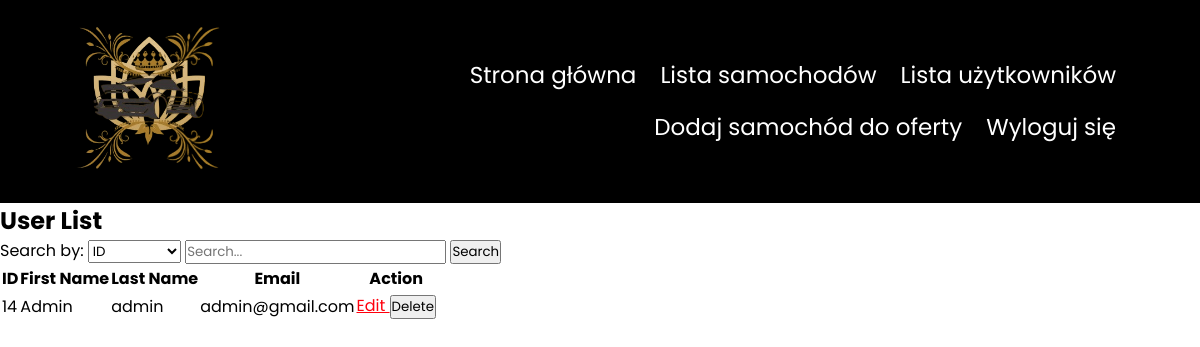
/strony/user_list.php (signed in), run on an earlier commit of the app's database.
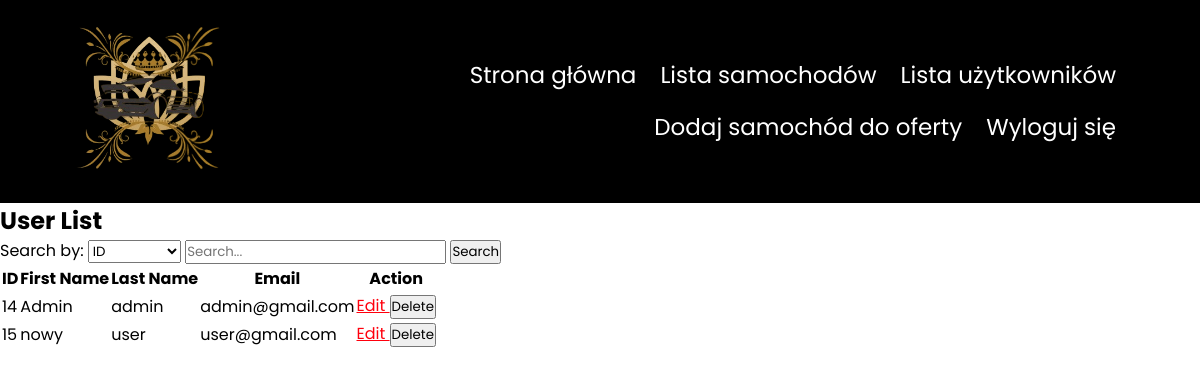
And on a later commit of the database.
### tables this page shows
CREATE TABLE `users` (
  `id_user` int(11) NOT NULL,
  `name` varchar(60) NOT NULL,
  `surname` varchar(60) NOT NULL,
  `email` varchar(60) NOT NULL,
  `role_id` tinyint(4) NOT NULL DEFAULT 1,
  `password` varchar(150) NOT NULL,
  `ver_code` varchar(50) NOT NULL
);

### scripts/user_list.php (the view, shortened to what this page needs)
<?php
$searchAttribute = isset($_GET['searchAttribute']) ? $_GET['searchAttribute'] : 'id_user';
$searchValue = isset($_GET['searchValue']) ? $_GET['searchValue'] : '';
require_once("connect.php");
$sql = "SELECT * FROM users WHERE $searchAttribute LIKE '%$searchValue%'";
$result = $conn->query($sql);
if ($result->num_rows > 0) {
    echo '<table>';
    echo '<tr><th>ID</th><th>First Name</th><th>Last Name</th><th>Email</th><th>Action</th></tr>';
    while ($row = $result->fetch_assoc()) {
        echo '<tr>';
        echo '<td>' . $row['id_user'] . '</td>';
        echo '<td>' . $row['name'] . '</td>';
        echo '<td>' . $row['surname'] . '</td>';
        echo '<td>' . $row['email'] . '</td>';
        echo '<td><a href="./edit_user.php?id=' . $row['id_user'] . '">Edit </a>';
        echo '<button onclick="deleteUser(' . $row['id_user'] . ')">Delete</button></td>';
        echo '</tr>';
    }
    echo '</table>';
} else {
    echo 'No users found.';
}
?>

### strony/user_list.php (shortened to what this page needs)
<?php session_start();
if(!isset($_SESSION["auth_user"])){
    header("location: ./index.php");
}
else{
    if($_SESSION["auth_user"]["role"] !=2){
        header("location: ./index.php");
    }
    else{
?>
<!DOCTYPE html>
<html lang="en">
<head>
    <link rel="stylesheet" href="../CSS/offers.css">
    <link rel="stylesheet" href="https://cdn.jsdelivr.net/npm/@fortawesome/fontawesome-free@6.4.2/css/fontawesome.min.css">
    <link rel="stylesheet" href="https://cdn.jsdelivr.net/npm/@fortawesome/fontawesome-free@6.4.2/css/fontawesome.min.css">
    <link href='https://unpkg.com/boxicons@2.1.4/css/boxicons.min.css' rel='stylesheet'>
</head>
<body>
<?php require_once "../components/navbar.php"; ?>
    <div class="container">
        <h2>User List</h2>
        <form action="user_list.php" method="get">
            <label for="searchAttribute">Search by:</label>
            <select name="searchAttribute" id="searchAttribute">
                <option value="id_user">ID</option>
            </select>
            <input type="text" name="searchValue" placeholder="Search...">
            <button type="submit">Search</button>
        </form>
        <?php include '../scripts/user_list.php'; ?>
    </div>
<?php }} ?>
</body>
</html>

### components/navbar.php (shortened to what this page needs)
<nav>
            <a href="index.php"><img src="../images/carlogo.png" alt=""></a>
            <div class="nav-links" id="navlinks">
                    <ul>
                        <?php
                        if(isset($_SESSION["auth_user"]) &&$_SESSION["auth_user"]["role"]==2){
                            echo '<li> <a href="index.php"> Strona główna </a> </li>';
                            echo '<li> <a href="offers.php"> Lista samochodów </a> </li>';
                            echo '<li> <a href="user_list.php"> Lista użytkowników </a> </li>';
                            echo '<li> <a href="add_samochod.php"> Dodaj samochód do oferty </a> </li>';
                        }
                        else{
                        ?>
                        <li><a href="index.php">Strona Główna</a></li>
                        <li><a href="offers.php">Oferta</a></li>
                        <li><a href="#">Regulamin</a></li>
                        <?php
                        }
                            if(isset($_SESSION["auth_user"])){
                                echo '<li><a href="../scripts/logout.php">Wyloguj się</a></li>';
                            }
                            else{
                                echo '<li><a href="logandreg.php">Zaloguj się | Załóż konto </a></li>';
                            }
                        ?>
                    </ul>
            </div>
</nav>

### CSS/offers.css (style rules this page uses)
* { margin: 0; padding: 0; font-family: 'Poppins', sans-serif; }
nav { display: flex; padding: 2% 6%; justify-content: space-between; align-items: center; background-color: black; }
nav img { width: 150px; }
.nav-links { flex: 1; text-align: right; }
.nav-links ul li { list-style: none; display: inline-block; padding: 8px 12px; position: relative; }
.nav-links ul li a { color: white; text-decoration: none; font-size: 23px; }
.nav-links ul li::after { content: ''; width: 0%; height: 2px; background: gold; display: block; margin: auto; transition: 0.5s; }
a { color: #ff000d; text-decoration: underline; text-align: center; }

What changed in the data, as far as the page shows it:
added users: id_user "15", name "nowy", surname "user", email "user@gmail.com"
